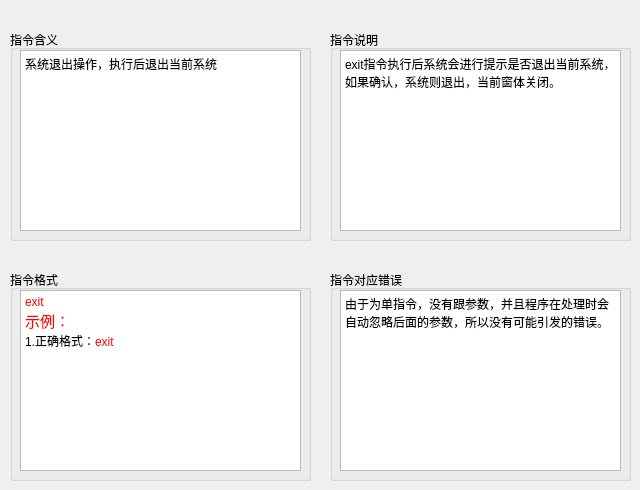
   <widget class="QWidget" name="tab_14">
    <attribute name="title">
     <string>exit</string>
    </attribute>
    <widget class="QGroupBox" name="groupBox_45">
     <property name="geometry">
      <rect>
       <x>330</x>
       <y>270</y>
       <width>301</width>
       <height>211</height>
      </rect>
     </property>
     <property name="title">
      <string>指令对应错误</string>
     </property>
     <widget class="QTextBrowser" name="textBrowser_45">
      <property name="geometry">
       <rect>
        <x>10</x>
        <y>20</y>
        <width>281</width>
        <height>181</height>
       </rect>
      </property>
      <property name="html">
       <string>&lt;!DOCTYPE HTML PUBLIC &quot;-//W3C//DTD HTML 4.0//EN&quot; &quot;http://www.w3.org/TR/REC-html40/strict.dtd&quot;&gt;
&lt;html&gt;&lt;head&gt;&lt;meta name=&quot;qrichtext&quot; content=&quot;1&quot; /&gt;&lt;style type=&quot;text/css&quot;&gt;
p, li { white-space: pre-wrap; }
&lt;/style&gt;&lt;/head&gt;&lt;body style=&quot; font-family:'黑体'; font-size:9pt; font-weight:400; font-style:normal;&quot;&gt;
&lt;p style=&quot; margin-top:0px; margin-bottom:0px; margin-left:0px; margin-right:0px; -qt-block-indent:0; text-indent:0px;&quot;&gt;&lt;span style=&quot; font-family:'SimSun';&quot;&gt;由于为单指令，没有跟参数，并且程序在处理时会自动忽略后面的参数，所以没有可能引发的错误。&lt;/span&gt;&lt;/p&gt;&lt;/body&gt;&lt;/html&gt;</string>
      </property>
     </widget>
    </widget>
    <widget class="QGroupBox" name="groupBox_46">
     <property name="geometry">
      <rect>
       <x>10</x>
       <y>270</y>
       <width>301</width>
       <height>211</height>
      </rect>
     </property>
     <property name="title">
      <string>指令格式</string>
     </property>
     <widget class="QTextBrowser" name="textBrowser_46">
      <property name="geometry">
       <rect>
        <x>10</x>
        <y>20</y>
        <width>281</width>
        <height>181</height>
       </rect>
      </property>
      <property name="html">
       <string>&lt;!DOCTYPE HTML PUBLIC &quot;-//W3C//DTD HTML 4.0//EN&quot; &quot;http://www.w3.org/TR/REC-html40/strict.dtd&quot;&gt;
&lt;html&gt;&lt;head&gt;&lt;meta name=&quot;qrichtext&quot; content=&quot;1&quot; /&gt;&lt;style type=&quot;text/css&quot;&gt;
p, li { white-space: pre-wrap; }
&lt;/style&gt;&lt;/head&gt;&lt;body style=&quot; font-family:'黑体'; font-size:9pt; font-weight:400; font-style:normal;&quot;&gt;
&lt;p style=&quot; margin-top:0px; margin-bottom:0px; margin-left:0px; margin-right:0px; -qt-block-indent:0; text-indent:0px;&quot;&gt;&lt;span style=&quot; font-family:'SimSun'; color:#ff0000;&quot;&gt;exit&lt;/span&gt;&lt;/p&gt;
&lt;p style=&quot; margin-top:0px; margin-bottom:0px; margin-left:0px; margin-right:0px; -qt-block-indent:0; text-indent:0px;&quot;&gt;&lt;span style=&quot; font-family:'SimSun'; font-size:11pt; color:#ff0000;&quot;&gt;示例：&lt;/span&gt;&lt;/p&gt;
&lt;p style=&quot; margin-top:0px; margin-bottom:0px; margin-left:0px; margin-right:0px; -qt-block-indent:0; text-indent:0px;&quot;&gt;&lt;span style=&quot; font-family:'SimSun';&quot;&gt;1.正确格式：&lt;/span&gt;&lt;span style=&quot; font-family:'SimSun'; color:#ff0000;&quot;&gt;exit&lt;/span&gt;&lt;/p&gt;&lt;/body&gt;&lt;/html&gt;</string>
      </property>
     </widget>
    </widget>
    <widget class="QGroupBox" name="groupBox_47">
     <property name="geometry">
      <rect>
       <x>330</x>
       <y>30</y>
       <width>301</width>
       <height>211</height>
      </rect>
     </property>
     <property name="title">
      <string>指令说明</string>
     </property>
     <widget class="QTextBrowser" name="textBrowser_47">
      <property name="geometry">
       <rect>
        <x>10</x>
        <y>20</y>
        <width>281</width>
        <height>181</height>
       </rect>
      </property>
      <property name="html">
       <string>&lt;!DOCTYPE HTML PUBLIC &quot;-//W3C//DTD HTML 4.0//EN&quot; &quot;http://www.w3.org/TR/REC-html40/strict.dtd&quot;&gt;
&lt;html&gt;&lt;head&gt;&lt;meta name=&quot;qrichtext&quot; content=&quot;1&quot; /&gt;&lt;style type=&quot;text/css&quot;&gt;
p, li { white-space: pre-wrap; }
&lt;/style&gt;&lt;/head&gt;&lt;body style=&quot; font-family:'黑体'; font-size:9pt; font-weight:400; font-style:normal;&quot;&gt;
&lt;p style=&quot; margin-top:0px; margin-bottom:0px; margin-left:0px; margin-right:0px; -qt-block-indent:0; text-indent:0px;&quot;&gt;&lt;span style=&quot; font-family:'SimSun';&quot;&gt;exit指令执行后系统会进行提示是否退出当前系统，如果确认，系统则退出，当前窗体关闭。&lt;/span&gt;&lt;/p&gt;&lt;/body&gt;&lt;/html&gt;</string>
      </property>
     </widget>
    </widget>
    <widget class="QGroupBox" name="groupBox_48">
     <property name="geometry">
      <rect>
       <x>10</x>
       <y>30</y>
       <width>301</width>
       <height>211</height>
      </rect>
     </property>
     <property name="title">
      <string>指令含义</string>
     </property>
     <widget class="QTextBrowser" name="textBrowser_48">
      <property name="geometry">
       <rect>
        <x>10</x>
        <y>20</y>
        <width>281</width>
        <height>181</height>
       </rect>
      </property>
      <property name="html">
       <string>&lt;!DOCTYPE HTML PUBLIC &quot;-//W3C//DTD HTML 4.0//EN&quot; &quot;http://www.w3.org/TR/REC-html40/strict.dtd&quot;&gt;
&lt;html&gt;&lt;head&gt;&lt;meta name=&quot;qrichtext&quot; content=&quot;1&quot; /&gt;&lt;style type=&quot;text/css&quot;&gt;
p, li { white-space: pre-wrap; }
&lt;/style&gt;&lt;/head&gt;&lt;body style=&quot; font-family:'黑体'; font-size:9pt; font-weight:400; font-style:normal;&quot;&gt;
&lt;p style=&quot; margin-top:0px; margin-bottom:0px; margin-left:0px; margin-right:0px; -qt-block-indent:0; text-indent:0px;&quot;&gt;&lt;span style=&quot; font-family:'SimSun';&quot;&gt;系统退出操作，执行后退出当前系统&lt;/span&gt;&lt;/p&gt;&lt;/body&gt;&lt;/html&gt;</string>
      </property>
     </widget>
    </widget>
   </widget>
